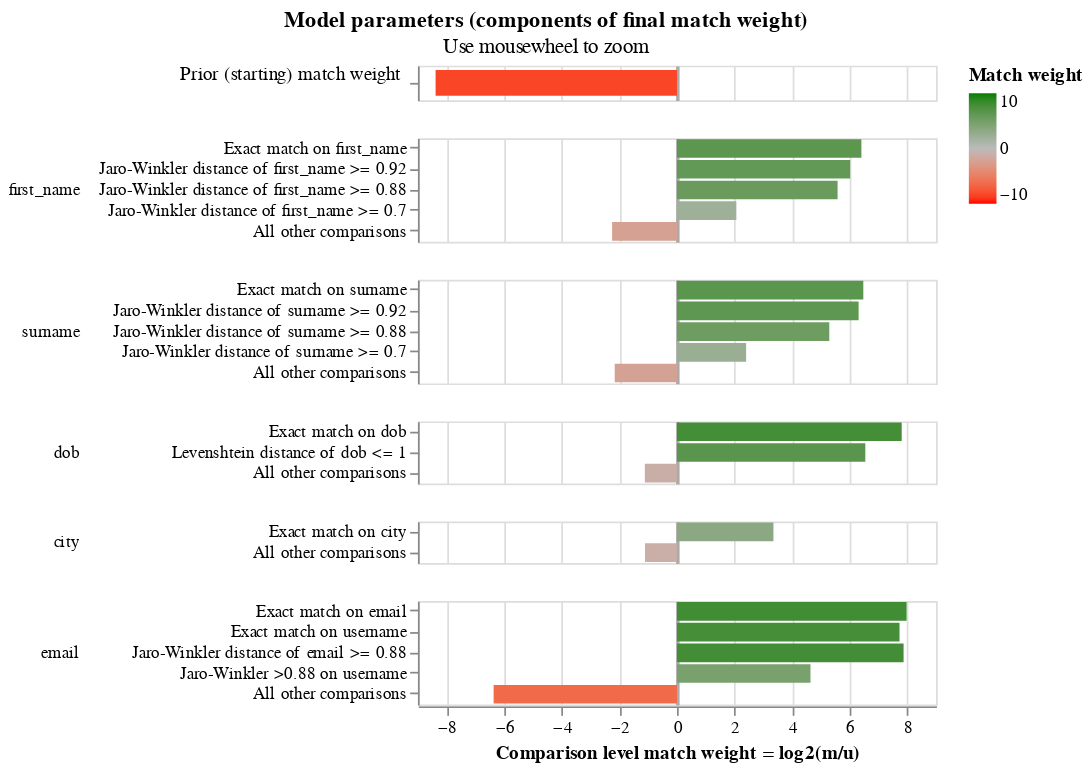

The code cell stored with this chart in its notebook:
### Code cell
#now we can visualise the model parameters
#see the final estimated match weights
linker.visualisations.match_weights_chart()

### Figure 1 — Vega-Lite specification as saved in the notebook (floating-point values rounded to 4 significant figures)
{"config": {"view": {"continuousWidth": 300, "continuousHeight": 300, "discreteHeight": 60, "discreteWidth": 400}, "header": {"title": null}, "mark": {"tooltip": null}, "title": {"anchor": "middle"}}, "vconcat": [{"mark": {"type": "bar", "clip": true, "height": 15}, "encoding": {"color": {"field": "log2_bayes_factor", "scale": {"domain": [-10, 0, 10], "interpolate": "lab", "range": ["red", "#bbbbbb", "green"]}, "title": "Match weight", "type": "quantitative"}, "tooltip": [{"field": "comparison_name", "title": "Comparison name", "type": "nominal"}, {"field": "probability_two_random_records_match", "format": ".4f", "title": "Probability two random records match", "type": "nominal"}, {"field": "log2_bayes_factor", "format": ",.4f", "title": "Equivalent match weight", "type": "quantitative"}, {"field": "bayes_factor_description", "title": "Match weight description", "type": "nominal"}], "x": {"axis": {"domain": false, "gridColor": {"condition": {"test": "abs(datum.value / 10)  <= 1 & datum.value % 10 === 0", "value": "#aaa"}, "value": "#ddd"}, "gridDash": {"condition": {"test": "abs(datum.value / 10) == 1", "value": [3]}, "value": null}, "gridWidth": {"condition": {"test": "abs(datum.value / 10)  <= 1 & datum.value % 10 === 0", "value": 2}, "value": 1}, "labels": false, "ticks": false, "title": ""}, "field": "log2_bayes_factor", "scale": {"domain": [-9, 9]}, "type": "quantitative"}, "y": {"axis": {"title": "Prior (starting) match weight", "titleAlign": "right", "titleAngle": 0, "titleFontWeight": "normal"}, "field": "label_for_charts", "sort": {"field": "comparison_vector_value", "order": "descending"}, "type": "nominal"}}, "height": 20, "transform": [{"filter": "(datum.comparison_name == 'probability_two_random_records_match')"}]}, {"mark": {"type": "bar", "clip": true}, "encoding": {"color": {"field": "log2_bayes_factor", "scale": {"domain": [-10, 0, 10], "interpolate": "lab", "range": ["red", "#bbbbbb", "green"]}, "title": "Match weight", "type": "quantitative"}, "row": {"field": "comparison_name", "header": {"labelAlign": "left", "labelAnchor": "middle", "labelAngle": 0}, "sort": {"field": "comparison_sort_order"}, "type": "nominal"}, "tooltip": [{"field": "comparison_name", "title": "Comparison name", "type": "nominal"}, {"field": "label_for_charts", "title": "Label", "type": "ordinal"}, {"field": "sql_condition", "title": "SQL condition", "type": "nominal"}, {"field": "m_probability", "format": ".10~g", "title": "M probability", "type": "quantitative"}, {"field": "u_probability", "format": ".10~g", "title": "U probability", "type": "quantitative"}, {"field": "bayes_factor", "format": ",.6f", "title": "Bayes factor = m/u", "type": "quantitative"}, {"field": "log2_bayes_factor", "format": ".4~g", "title": "Match weight = log2(m/u)", "type": "quantitative"}, {"field": "bayes_factor_description", "title": "Match weight description", "type": "nominal"}, {"field": "m_probability_description", "title": "m probability description", "type": "nominal"}, {"field": "u_probability_description", "title": "u probability description", "type": "nominal"}], "x": {"axis": {"gridColor": {"condition": {"test": "abs(datum.value / 10)  <= 1 & datum.value % 10 === 0", "value": "#aaa"}, "value": "#ddd"}, "gridDash": {"condition": {"test": "abs(datum.value / 10) == 1", "value": [3]}, "value": null}, "gridWidth": {"condition": {"test": "abs(datum.value / 10)  <= 1 & datum.value % 10 === 0", "value": 2}, "value": 1}, "title": "Comparison level match weight = log2(m/u)"}, "field": "log2_bayes_factor", "scale": {"domain": [-9, 9]}, "type": "quantitative"}, "y": {"axis": {"title": null}, "field": "label_for_charts", "sort": {"field": "comparison_vector_value", "order": "descending"}, "type": "nominal"}}, "height": {"step": 12}, "resolve": {"axis": {"y": "independent"}, "scale": {"y": "independent"}}, "transform": [{"filter": "(datum.comparison_name != 'probability_two_random_records_match')"}]}], "data": {"name": "data-0f5110eb371d044c7d9abe33c0af1870"}, "params": [{"name": "mouse_zoom", "select": {"type": "interval", "encodings": ["x"]}, "bind": "scales", "views": []}], "resolve": {"axis": {"y": "independent"}, "scale": {"y": "independent"}}, "title": {"text": "Model parameters (components of final match weight)", "subtitle": "Use mousewheel to zoom"}, "$schema": "https://vega.github.io/schema/vega-lite/v5.9.3.json", "datasets": {"data-0f5110eb371d044c7d9abe33c0af1870": [{"comparison_name": "probability_two_random_records_match", "sql_condition": null, "label_for_charts": "", "m_probability": null, "u_probability": null, "m_probability_description": null, "u_probability_description": null, "has_tf_adjustments": false, "tf_adjustment_column": null, "tf_adjustment_weight": null, "is_null_level": false, "bayes_factor": 0.002989, "log2_bayes_factor": -8.386, "comparison_vector_value": 0, "max_comparison_vector_value": 0, "bayes_factor_description": "The probability that two random records drawn at random match is 0.003 or one in  335.6 records.This is equivalent to a starting match weight of -8.386.", "probability_two_random_records_match": 0.00298, "comparison_sort_order": -1}, {"comparison_name": "first_name", "sql_condition": "\"first_name_l\" = \"first_name_r\"", "label_for_charts": "Exact match on first_name", "m_probability": 0.4914, "u_probability": 0.005794, "m_probability_description": "Amongst matching record comparisons, 49.14% of records (i.e. one in 2.035) are in the exact match on first_name comparison level", "u_probability_description": "Amongst non-matching record comparisons, 0.5794% of records (i.e. one in 173) are in the exact match on first_name comparison level", "has_tf_adjustments": true, "tf_adjustment_column": "first_name", "tf_adjustment_weight": 1.0, "is_null_level": false, "bayes_factor": 84.82, "log2_bayes_factor": 6.406, "comparison_vector_value": 4, "max_comparison_vector_value": 4, "bayes_factor_description": "If comparison level is `exact match on first_name` then comparison is 84.82 times more likely to be a match", "probability_two_random_records_match": 0.00298, "comparison_sort_order": 0}, {"comparison_name": "first_name", "sql_condition": "jaro_winkler_similarity(\"first_name_l\", \"first_name_r\") >= 0.92", "label_for_charts": "Jaro-Winkler distance of first_name >= 0.92", "m_probability": 0.1518, "u_probability": 0.002343, "m_probability_description": "Amongst matching record comparisons, 15.18% of records (i.e. one in 6.589) are in the jaro-winkler distance of first_name >= 0.92 comparison level", "u_probability_description": "Amongst non-matching record comparisons, 0.2343% of records (i.e. one in 427) are in the jaro-winkler distance of first_name >= 0.92 comparison level", "has_tf_adjustments": false, "tf_adjustment_column": null, "tf_adjustment_weight": 1.0, "is_null_level": false, "bayes_factor": 64.77, "log2_bayes_factor": 6.017, "comparison_vector_value": 3, "max_comparison_vector_value": 4, "bayes_factor_description": "If comparison level is `jaro-winkler distance of first_name >= 0.92` then comparison is 64.77 times more likely to be a match", "probability_two_random_records_match": 0.00298, "comparison_sort_order": 0}, {"comparison_name": "first_name", "sql_condition": "jaro_winkler_similarity(\"first_name_l\", \"first_name_r\") >= 0.88", "label_for_charts": "Jaro-Winkler distance of first_name >= 0.88", "m_probability": 0.07406, "u_probability": 0.001548, "m_probability_description": "Amongst matching record comparisons, 7.406% of records (i.e. one in 13.5) are in the jaro-winkler distance of first_name >= 0.88 comparison level", "u_probability_description": "Amongst non-matching record comparisons, 0.1548% of records (i.e. one in 646) are in the jaro-winkler distance of first_name >= 0.88 comparison level", "has_tf_adjustments": false, "tf_adjustment_column": null, "tf_adjustment_weight": 1.0, "is_null_level": false, "bayes_factor": 47.83, "log2_bayes_factor": 5.58, "comparison_vector_value": 2, "max_comparison_vector_value": 4, "bayes_factor_description": "If comparison level is `jaro-winkler distance of first_name >= 0.88` then comparison is 47.83 times more likely to be a match", "probability_two_random_records_match": 0.00298, "comparison_sort_order": 0}, {"comparison_name": "first_name", "sql_condition": "jaro_winkler_similarity(\"first_name_l\", \"first_name_r\") >= 0.7", "label_for_charts": "Jaro-Winkler distance of first_name >= 0.7", "m_probability": 0.07909, "u_probability": 0.01893, "m_probability_description": "Amongst matching record comparisons, 7.909% of records (i.e. one in 12.64) are in the jaro-winkler distance of first_name >= 0.7 comparison level", "u_probability_description": "Amongst non-matching record comparisons, 1.893% of records (i.e. one in 52.81) are in the jaro-winkler distance of first_name >= 0.7 comparison level", "has_tf_adjustments": false, "tf_adjustment_column": null, "tf_adjustment_weight": 1.0, "is_null_level": false, "bayes_factor": 4.177, "log2_bayes_factor": 2.062, "comparison_vector_value": 1, "max_comparison_vector_value": 4, "bayes_factor_description": "If comparison level is `jaro-winkler distance of first_name >= 0.7` then comparison is 4.177 times more likely to be a match", "probability_two_random_records_match": 0.00298, "comparison_sort_order": 0}, {"comparison_name": "first_name", "sql_condition": "ELSE", "label_for_charts": "All other comparisons", "m_probability": 0.2037, "u_probability": 0.9714, "m_probability_description": "Amongst matching record comparisons, 20.37% of records (i.e. one in 4.91) are in the all other comparisons comparison level", "u_probability_description": "Amongst non-matching record comparisons, 97.14% of records (i.e. one in 1.029) are in the all other comparisons comparison level", "has_tf_adjustments": false, "tf_adjustment_column": null, "tf_adjustment_weight": 1.0, "is_null_level": false, "bayes_factor": 0.2097, "log2_bayes_factor": -2.254, "comparison_vector_value": 0, "max_comparison_vector_value": 4, "bayes_factor_description": "If comparison level is `all other comparisons` then comparison is 4.769 times less likely to be a match", "probability_two_random_records_match": 0.00298, "comparison_sort_order": 0}, {"comparison_name": "surname", "sql_condition": "\"surname_l\" = \"surname_r\"", "label_for_charts": "Exact match on surname", "m_probability": 0.4346, "u_probability": 0.00489, "m_probability_description": "Amongst matching record comparisons, 43.46% of records (i.e. one in 2.301) are in the exact match on surname comparison level", "u_probability_description": "Amongst non-matching record comparisons, 0.489% of records (i.e. one in 204) are in the exact match on surname comparison level", "has_tf_adjustments": true, "tf_adjustment_column": "surname", "tf_adjustment_weight": 1.0, "is_null_level": false, "bayes_factor": 88.87, "log2_bayes_factor": 6.474, "comparison_vector_value": 4, "max_comparison_vector_value": 4, "bayes_factor_description": "If comparison level is `exact match on surname` then comparison is 88.87 times more likely to be a match", "probability_two_random_records_match": 0.00298, "comparison_sort_order": 1}, {"comparison_name": "surname", "sql_condition": "jaro_winkler_similarity(\"surname_l\", \"surname_r\") >= 0.92", "label_for_charts": "Jaro-Winkler distance of surname >= 0.92", "m_probability": 0.2253, "u_probability": 0.002839, "m_probability_description": "Amongst matching record comparisons, 22.53% of records (i.e. one in 4.439) are in the jaro-winkler distance of surname >= 0.92 comparison level", "u_probability_description": "Amongst non-matching record comparisons, 0.2839% of records (i.e. one in 352) are in the jaro-winkler distance of surname >= 0.92 comparison level", "has_tf_adjustments": false, "tf_adjustment_column": null, "tf_adjustment_weight": 1.0, "is_null_level": false, "bayes_factor": 79.35, "log2_bayes_factor": 6.31, "comparison_vector_value": 3, "max_comparison_vector_value": 4, "bayes_factor_description": "If comparison level is `jaro-winkler distance of surname >= 0.92` then comparison is 79.35 times more likely to be a match", "probability_two_random_records_match": 0.00298, "comparison_sort_order": 1}, {"comparison_name": "surname", "sql_condition": "jaro_winkler_similarity(\"surname_l\", \"surname_r\") >= 0.88", "label_for_charts": "Jaro-Winkler distance of surname >= 0.88", "m_probability": 0.04432, "u_probability": 0.001131, "m_probability_description": "Amongst matching record comparisons, 4.432% of records (i.e. one in 22.56) are in the jaro-winkler distance of surname >= 0.88 comparison level", "u_probability_description": "Amongst non-matching record comparisons, 0.1131% of records (i.e. one in 884) are in the jaro-winkler distance of surname >= 0.88 comparison level", "has_tf_adjustments": false, "tf_adjustment_column": null, "tf_adjustment_weight": 1.0, "is_null_level": false, "bayes_factor": 39.17, "log2_bayes_factor": 5.292, "comparison_vector_value": 2, "max_comparison_vector_value": 4, "bayes_factor_description": "If comparison level is `jaro-winkler distance of surname >= 0.88` then comparison is 39.17 times more likely to be a match", "probability_two_random_records_match": 0.00298, "comparison_sort_order": 1}, {"comparison_name": "surname", "sql_condition": "jaro_winkler_similarity(\"surname_l\", \"surname_r\") >= 0.7", "label_for_charts": "Jaro-Winkler distance of surname >= 0.7", "m_probability": 0.07784, "u_probability": 0.01473, "m_probability_description": "Amongst matching record comparisons, 7.784% of records (i.e. one in 12.85) are in the jaro-winkler distance of surname >= 0.7 comparison level", "u_probability_description": "Amongst non-matching record comparisons, 1.473% of records (i.e. one in 67.89) are in the jaro-winkler distance of surname >= 0.7 comparison level", "has_tf_adjustments": false, "tf_adjustment_column": null, "tf_adjustment_weight": 1.0, "is_null_level": false, "bayes_factor": 5.285, "log2_bayes_factor": 2.402, "comparison_vector_value": 1, "max_comparison_vector_value": 4, "bayes_factor_description": "If comparison level is `jaro-winkler distance of surname >= 0.7` then comparison is 5.285 times more likely to be a match", "probability_two_random_records_match": 0.00298, "comparison_sort_order": 1}, {"comparison_name": "surname", "sql_condition": "ELSE", "label_for_charts": "All other comparisons", "m_probability": 0.218, "u_probability": 0.9764, "m_probability_description": "Amongst matching record comparisons, 21.8% of records (i.e. one in 4.588) are in the all other comparisons comparison level", "u_probability_description": "Amongst non-matching record comparisons, 97.64% of records (i.e. one in 1.024) are in the all other comparisons comparison level", "has_tf_adjustments": false, "tf_adjustment_column": null, "tf_adjustment_weight": 1.0, "is_null_level": false, "bayes_factor": 0.2232, "log2_bayes_factor": -2.163, "comparison_vector_value": 0, "max_comparison_vector_value": 4, "bayes_factor_description": "If comparison level is `all other comparisons` then comparison is 4.48 times less likely to be a match", "probability_two_random_records_match": 0.00298, "comparison_sort_order": 1}, {"comparison_name": "dob", "sql_condition": "\"dob_l\" = \"dob_r\"", "label_for_charts": "Exact match on dob", "m_probability": 0.3914, "u_probability": 0.001748, "m_probability_description": "Amongst matching record comparisons, 39.14% of records (i.e. one in 2.555) are in the exact match on dob comparison level", "u_probability_description": "Amongst non-matching record comparisons, 0.1748% of records (i.e. one in 572) are in the exact match on dob comparison level", "has_tf_adjustments": false, "tf_adjustment_column": null, "tf_adjustment_weight": 1.0, "is_null_level": false, "bayes_factor": 224.0, "log2_bayes_factor": 7.807, "comparison_vector_value": 2, "max_comparison_vector_value": 2, "bayes_factor_description": "If comparison level is `exact match on dob` then comparison is 224 times more likely to be a match", "probability_two_random_records_match": 0.00298, "comparison_sort_order": 2}, {"comparison_name": "dob", "sql_condition": "levenshtein(\"dob_l\", \"dob_r\") <= 1", "label_for_charts": "Levenshtein distance of dob <= 1", "m_probability": 0.1494, "u_probability": 0.001602, "m_probability_description": "Amongst matching record comparisons, 14.94% of records (i.e. one in 6.694) are in the levenshtein distance of dob <= 1 comparison level", "u_probability_description": "Amongst non-matching record comparisons, 0.1602% of records (i.e. one in 624) are in the levenshtein distance of dob <= 1 comparison level", "has_tf_adjustments": false, "tf_adjustment_column": null, "tf_adjustment_weight": 1.0, "is_null_level": false, "bayes_factor": 93.27, "log2_bayes_factor": 6.543, "comparison_vector_value": 1, "max_comparison_vector_value": 2, "bayes_factor_description": "If comparison level is `levenshtein distance of dob <= 1` then comparison is 93.27 times more likely to be a match", "probability_two_random_records_match": 0.00298, "comparison_sort_order": 2}, {"comparison_name": "dob", "sql_condition": "ELSE", "label_for_charts": "All other comparisons", "m_probability": 0.4592, "u_probability": 0.9967, "m_probability_description": "Amongst matching record comparisons, 45.92% of records (i.e. one in 2.178) are in the all other comparisons comparison level", "u_probability_description": "Amongst non-matching record comparisons, 99.67% of records (i.e. one in 1.003) are in the all other comparisons comparison level", "has_tf_adjustments": false, "tf_adjustment_column": null, "tf_adjustment_weight": 1.0, "is_null_level": false, "bayes_factor": 0.4607, "log2_bayes_factor": -1.118, "comparison_vector_value": 0, "max_comparison_vector_value": 2, "bayes_factor_description": "If comparison level is `all other comparisons` then comparison is 2.17 times less likely to be a match", "probability_two_random_records_match": 0.00298, "comparison_sort_order": 2}, {"comparison_name": "city", "sql_condition": "\"city_l\" = \"city_r\"", "label_for_charts": "Exact match on city", "m_probability": 0.5626, "u_probability": 0.05515, "m_probability_description": "Amongst matching record comparisons, 56.26% of records (i.e. one in 1.778) are in the exact match on city comparison level", "u_probability_description": "Amongst non-matching record comparisons, 5.515% of records (i.e. one in 18.13) are in the exact match on city comparison level", "has_tf_adjustments": true, "tf_adjustment_column": "city", "tf_adjustment_weight": 1.0, "is_null_level": false, "bayes_factor": 10.2, "log2_bayes_factor": 3.351, "comparison_vector_value": 1, "max_comparison_vector_value": 1, "bayes_factor_description": "If comparison level is `exact match on city` then comparison is 10.2 times more likely to be a match", "probability_two_random_records_match": 0.00298, "comparison_sort_order": 3}, {"comparison_name": "city", "sql_condition": "ELSE", "label_for_charts": "All other comparisons", "m_probability": 0.4374, "u_probability": 0.9449, "m_probability_description": "Amongst matching record comparisons, 43.74% of records (i.e. one in 2.286) are in the all other comparisons comparison level", "u_probability_description": "Amongst non-matching record comparisons, 94.49% of records (i.e. one in 1.058) are in the all other comparisons comparison level", "has_tf_adjustments": false, "tf_adjustment_column": null, "tf_adjustment_weight": 1.0, "is_null_level": false, "bayes_factor": 0.463, "log2_bayes_factor": -1.111, "comparison_vector_value": 0, "max_comparison_vector_value": 1, "bayes_factor_description": "If comparison level is `all other comparisons` then comparison is 2.16 times less likely to be a match", "probability_two_random_records_match": 0.00298, "comparison_sort_order": 3}, {"comparison_name": "email", "sql_condition": "\"email_l\" = \"email_r\"", "label_for_charts": "Exact match on email", "m_probability": 0.553, "u_probability": 0.002194, "m_probability_description": "Amongst matching record comparisons, 55.3% of records (i.e. one in 1.808) are in the exact match on email comparison level", "u_probability_description": "Amongst non-matching record comparisons, 0.2194% of records (i.e. one in 456) are in the exact match on email comparison level", "has_tf_adjustments": true, "tf_adjustment_column": "email", "tf_adjustment_weight": 1.0, "is_null_level": false, "bayes_factor": 252.1, "log2_bayes_factor": 7.978, "comparison_vector_value": 4, "max_comparison_vector_value": 4, "bayes_factor_description": "If comparison level is `exact match on email` then comparison is 252 times more likely to be a match", "probability_two_random_records_match": 0.00298, "comparison_sort_order": 4}, {"comparison_name": "email", "sql_condition": "NULLIF(regexp_extract(\"email_l\", '^[^@]+', 0), '') = NULLIF(regexp_extract(\"email_r\", '^[^@]+', 0), '')", "label_for_charts": "Exact match on username", "m_probability": 0.2209, "u_probability": 0.001039, "m_probability_description": "Amongst matching record comparisons, 22.09% of records (i.e. one in 4.527) are in the exact match on username comparison level", "u_probability_description": "Amongst non-matching record comparisons, 0.1039% of records (i.e. one in 962) are in the exact match on username comparison level", "has_tf_adjustments": false, "tf_adjustment_column": null, "tf_adjustment_weight": 1.0, "is_null_level": false, "bayes_factor": 212.6, "log2_bayes_factor": 7.732, "comparison_vector_value": 3, "max_comparison_vector_value": 4, "bayes_factor_description": "If comparison level is `exact match on username` then comparison is 213 times more likely to be a match", "probability_two_random_records_match": 0.00298, "comparison_sort_order": 4}, {"comparison_name": "email", "sql_condition": "jaro_winkler_similarity(\"email_l\", \"email_r\") >= 0.88", "label_for_charts": "Jaro-Winkler distance of email >= 0.88", "m_probability": 0.2141, "u_probability": 0.0009136, "m_probability_description": "Amongst matching record comparisons, 21.41% of records (i.e. one in 4.67) are in the jaro-winkler distance of email >= 0.88 comparison level", "u_probability_description": "Amongst non-matching record comparisons, 0.09136% of records (i.e. one in 1,095) are in the jaro-winkler distance of email >= 0.88 comparison level", "has_tf_adjustments": false, "tf_adjustment_column": null, "tf_adjustment_weight": 1.0, "is_null_level": false, "bayes_factor": 234.4, "log2_bayes_factor": 7.873, "comparison_vector_value": 2, "max_comparison_vector_value": 4, "bayes_factor_description": "If comparison level is `jaro-winkler distance of email >= 0.88` then comparison is 234 times more likely to be a match", "probability_two_random_records_match": 0.00298, "comparison_sort_order": 4}, {"comparison_name": "email", "sql_condition": "jaro_winkler_similarity(NULLIF(regexp_extract(\"email_l\", '^[^@]+', 0), ''), NULLIF(regexp_extract(\"email_r\", '^[^@]+', 0), '')) >= 0.88", "label_for_charts": "Jaro-Winkler >0.88 on username", "m_probability": 0.0125, "u_probability": 0.0005018, "m_probability_description": "Amongst matching record comparisons, 1.25% of records (i.e. one in 80) are in the jaro-winkler >0.88 on username comparison level", "u_probability_description": "Amongst non-matching record comparisons, 0.05018% of records (i.e. one in 1,993) are in the jaro-winkler >0.88 on username comparison level", "has_tf_adjustments": false, "tf_adjustment_column": null, "tf_adjustment_weight": 1.0, "is_null_level": false, "bayes_factor": 24.91, "log2_bayes_factor": 4.639, "comparison_vector_value": 1, "max_comparison_vector_value": 4, "bayes_factor_description": "If comparison level is `jaro-winkler >0.88 on username` then comparison is 24.91 times more likely to be a match", "probability_two_random_records_match": 0.00298, "comparison_sort_order": 4}, {"comparison_name": "email", "sql_condition": "ELSE", "label_for_charts": "All other comparisons", "m_probability": 0.01203, "u_probability": 0.9954, "m_probability_description": "Amongst matching record comparisons, 1.203% of records (i.e. one in 83.13) are in the all other comparisons comparison level", "u_probability_description": "Amongst non-matching record comparisons, 99.54% of records (i.e. one in 1.005) are in the all other comparisons comparison level", "has_tf_adjustments": false, "tf_adjustment_column": null, "tf_adjustment_weight": 1.0, "is_null_level": false, "bayes_factor": 0.01209, "log2_bayes_factor": -6.371, "comparison_vector_value": 0, "max_comparison_vector_value": 4, "bayes_factor_description": "If comparison level is `all other comparisons` then comparison is 82.74 times less likely to be a match", "probability_two_random_records_match": 0.00298, "comparison_sort_order": 4}]}}
